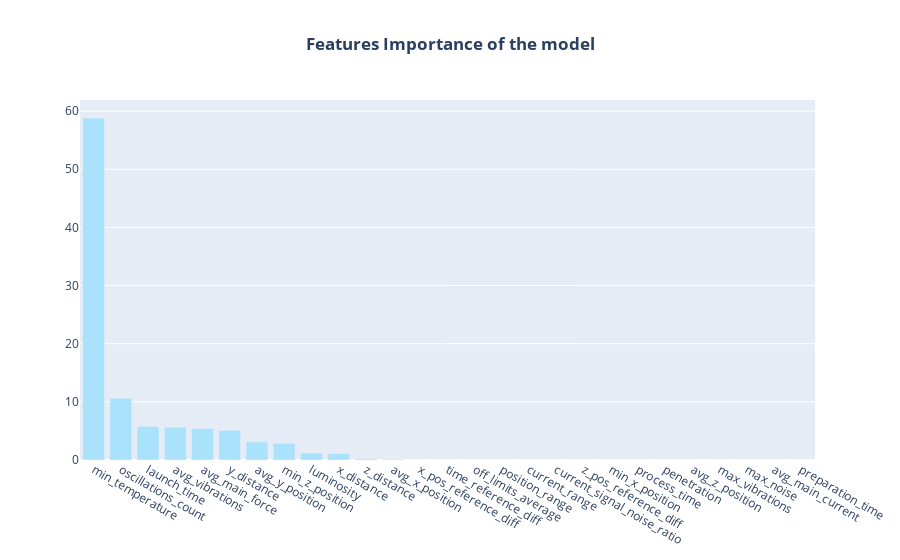

Write notebook code for a chart like this one.
### Code cell
df_feature_importances = pd.DataFrame(model.feature_importances_*100,columns=["Importance"],index=X_colm)
df_feature_importances = df_feature_importances.sort_values("Importance", ascending=False)


# We create a Features Importance Bar Chart
fig_features_importance = go.Figure()
fig_features_importance.add_trace(go.Bar(x=df_feature_importances.index,
                                         y=df_feature_importances["Importance"],
                                         marker_color='rgb(171, 226, 251)')
                                 )
fig_features_importance.update_layout(title_text='<b>Features Importance of the model<b>', title_x=0.5)
fig_features_importance.show()

### Figure 1 — Plotly figure (JSON) as saved in the notebook; plotly's stock layout.template omitted (floating-point values rounded to 4 significant figures)
{"data": [{"marker": {"color": "rgb(171, 226, 251)"}, "type": "bar", "x": ["min_temperature", "oscillations_count", "launch_time", "avg_vibrations", "avg_main_force", "y_distance", "avg_y_position", "min_z_position", "luminosity", "x_distance", "z_distance", "avg_x_position", "x_pos_reference_diff", "time_reference_diff", "off_limits_average", "position_range", "current_range", "current_signal_noise_ratio", "z_pos_reference_diff", "min_x_position", "process_time", "penetration", "avg_z_position", "max_vibrations", "max_noise", "avg_main_current", "preparation_time"], "y": [58.8, 10.61, 5.785, 5.653, 5.4, 5.099, 3.129, 2.862, 1.197, 1.117, 0.1994, 0.1473, 0, 0, 0, 0, 0, 0, 0, 0, 0, 0, 0, 0, 0, 0, 0]}], "layout": {"title": {"text": "<b>Features Importance of the model<b>", "x": 0.5}}}
